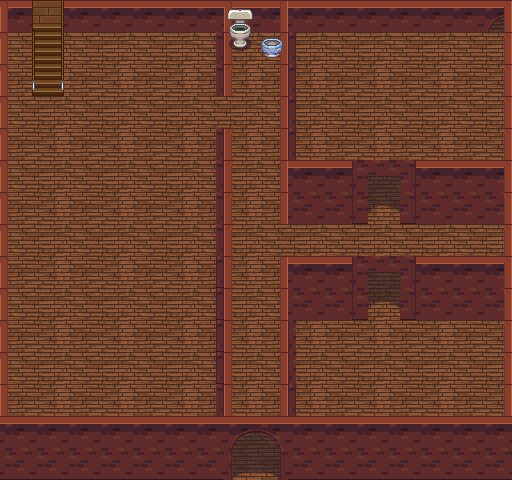

The image is a tile-based game level rendered from a .tmx file. Its description and source (layers, tilesets, objects; grid data summarised) follow:
An orthogonal 16x15 tile map with 32x32 px tiles, 5 tile layers (ground, wall, wall2, nonInflammableFurnitures, ...) and 58 objects (14x placard, 12x bed, 8x wood, 6x chair, 6x table, ...).

<map version="1.8" tiledversion="1.8.2" orientation="orthogonal" renderorder="right-down" width="16" height="15" tilewidth="32" tileheight="32" infinite="0" nextlayerid="15" nextobjectid="139">
 <editorsettings>
  <export target="test.lua" format="lua" />
 </editorsettings>
 <tileset firstgid="1" name="spritesheet" tilewidth="32" tileheight="32" tilecount="1024" columns="32">
  <image source="../textures/world/spritesheet.png" width="1024" height="1024" />
  <tile id="940">
   <objectgroup draworder="index" id="2">
    <object id="1" x="8" y="14" width="24" height="18" />
   </objectgroup>
  </tile>
  <tile id="941">
   <objectgroup draworder="index" id="2">
    <object id="1" x="0" y="14" width="24" height="18" />
   </objectgroup>
  </tile>
  <tile id="972">
   <objectgroup draworder="index" id="2">
    <object id="1" x="9" y="0" width="23" height="32" />
   </objectgroup>
  </tile>
  <tile id="973">
   <objectgroup draworder="index" id="2">
    <object id="1" x="0" y="0" width="23" height="32" />
   </objectgroup>
  </tile>
  <tile id="1004">
   <objectgroup draworder="index" id="2">
    <object id="1" x="9" y="0" width="23" height="32" />
   </objectgroup>
  </tile>
  <tile id="1005">
   <objectgroup draworder="index" id="2">
    <object id="1" x="0" y="0" width="23" height="32" />
   </objectgroup>
  </tile>
 </tileset>
 <group id="2" name="sprites">
  <layer id="1" name="ground" width="16" height="15">
   <data>[240 cells, 240 non-empty, 4 distinct tile ids]</data>
  </layer>
  <layer id="3" name="wall" width="16" height="15">
   <data>[240 cells, 118 non-empty, 20 distinct tile ids]</data>
  </layer>
  <layer id="5" name="wall2" width="16" height="15">
   <data>[240 cells, 26 non-empty, 3 distinct tile ids]</data>
  </layer>
  <layer id="7" name="nonInflammableFurnitures" width="16" height="15">
   <data>[240 cells, 3 non-empty, 3 distinct tile ids]</data>
  </layer>
  <layer id="6" name="stairs" width="16" height="15">
   <data>[240 cells, 3 non-empty, 3 distinct tile ids]</data>
  </layer>
 </group>
 <group id="9" name="flammableStuff">
  <objectgroup id="11" name="ground">
   <object id="84" name="wood" x="8.08696" y="32.0435" width="23.8696" height="63.913" />
   <object id="85" name="wood" x="64.0313" y="32.0156" width="63.9688" height="41.9622" />
   <object id="86" name="wood" x="192.016" y="32.1818" width="24.0753" height="41.8182" />
   <object id="87" name="wood" x="64" y="74" width="152" height="198" />
   <object id="88" name="wood" x="8.08889" y="96" width="64" height="320" />
   <object id="89" name="wood" x="165.818" y="272.091" width="50.2727" height="144.091" />
   <object id="90" name="wood" x="72.3636" y="353.273" width="93.6364" height="63.2727" />
   <object id="91" name="wood" x="72.1818" y="272" width="16.5455" height="80.9091" />
  </objectgroup>
  <objectgroup id="10" name="furnitures">
   <object id="17" name="chair" gid="946" x="138.875" y="341" width="32" height="32" />
   <object id="18" name="chair" gid="946" x="138.25" y="310" width="32" height="32" />
   <object id="19" name="chair" gid="945" x="85.5" y="310" width="32" height="32" />
   <object id="20" name="chair" gid="945" x="84.25" y="341" width="32" height="32" />
   <object id="5" name="table" gid="976" x="128" y="320" width="32" height="32" />
   <object id="6" name="table" gid="975" x="96" y="320" width="32" height="32" />
   <object id="8" name="table" gid="944" x="128" y="288" width="32" height="32" />
   <object id="9" name="table" gid="943" x="96" y="288" width="32" height="32" />
   <object id="10" name="table" gid="1008" x="128" y="352" width="32" height="32" />
   <object id="11" name="table" gid="1007" x="96" y="352" width="32" height="32" />
   <object id="33" name="bed" gid="942" x="448" y="320" width="32" height="32" />
   <object id="34" name="bed" gid="941" x="416" y="320" width="32" height="32" />
   <object id="35" name="bed" gid="973" x="416" y="352" width="32" height="32" />
   <object id="36" name="bed" gid="1005" x="416" y="384" width="32" height="32" />
   <object id="37" name="bed" gid="1006" x="448" y="384" width="32" height="32" />
   <object id="38" name="bed" gid="974" x="448" y="352" width="32" height="32" />
   <object id="42" name="chair" gid="932" x="472" y="315" width="32" height="32" />
   <object id="43" name="chair" gid="964" x="472" y="347" width="32" height="32" />
   <object id="52" name="lamp" gid="1001" x="472" y="415" width="32" height="32">
    <properties>
     <property name="light" type="bool" value="true" />
    </properties>
   </object>
   <object id="54" name="placard" gid="208" x="320" y="352" width="32" height="32" />
   <object id="55" name="placard" gid="176" x="320" y="320" width="32" height="32" />
   <object id="56" name="placard" gid="144" x="320" y="288" width="32" height="32" />
   <object id="57" name="placard" gid="372" x="320" y="320" width="32" height="32" />
   <object id="58" name="placard" gid="404" x="320" y="352" width="32" height="32" />
   <object id="60" name="placard" gid="340" x="320" y="288" width="32" height="32" />
   <object id="61" name="carpet" gid="247" x="394.333" y="353.333" width="32" height="32" />
   <object id="62" name="bed" gid="940" x="448" y="32" width="32" height="32" />
   <object id="63" name="bed" gid="939" x="416" y="32" width="32" height="32" />
   <object id="64" name="bed" gid="971" x="416" y="64" width="32" height="32" />
   <object id="65" name="bed" gid="972" x="448" y="64" width="32" height="32" />
   <object id="66" name="bed" gid="1003" x="416" y="96" width="32" height="32" />
   <object id="68" name="bed" gid="1004" x="448" y="96" width="32" height="32" />
   <object id="69" name="placard" gid="242" x="128" y="32" width="32" height="32" />
   <object id="70" name="placard" gid="274" x="128" y="64" width="32" height="32" />
   <object id="71" name="placard" gid="306" x="128" y="96" width="32" height="32" />
   <object id="72" name="placard" gid="243" x="160" y="32" width="32" height="32" />
   <object id="73" name="placard" gid="275" x="160" y="64" width="32" height="32" />
   <object id="74" name="placard" gid="307" x="160" y="96" width="32" height="32" />
   <object id="75" name="placard" gid="366" x="320" y="32" width="32" height="32" />
   <object id="78" name="placard" gid="430" x="320" y="64" width="32" height="32" />
   <object id="81" name="lamp" gid="1001" x="384" y="96" width="32" height="32">
    <properties>
     <property name="light" type="bool" value="true" />
    </properties>
   </object>
   <object id="82" name="lamp" gid="1001" x="241" y="96.5" width="32" height="32">
    <properties>
     <property name="light" type="bool" value="true" />
    </properties>
   </object>
   <object id="83" name="lamp" gid="1001" x="112.25" y="320" width="32" height="32">
    <properties>
     <property name="lamp" type="bool" value="false" />
    </properties>
   </object>
  </objectgroup>
 </group>
 <objectgroup id="14" name="spawnPoints">
  <object id="138" x="254" y="404" width="1" height="1" />
 </objectgroup>
</map>